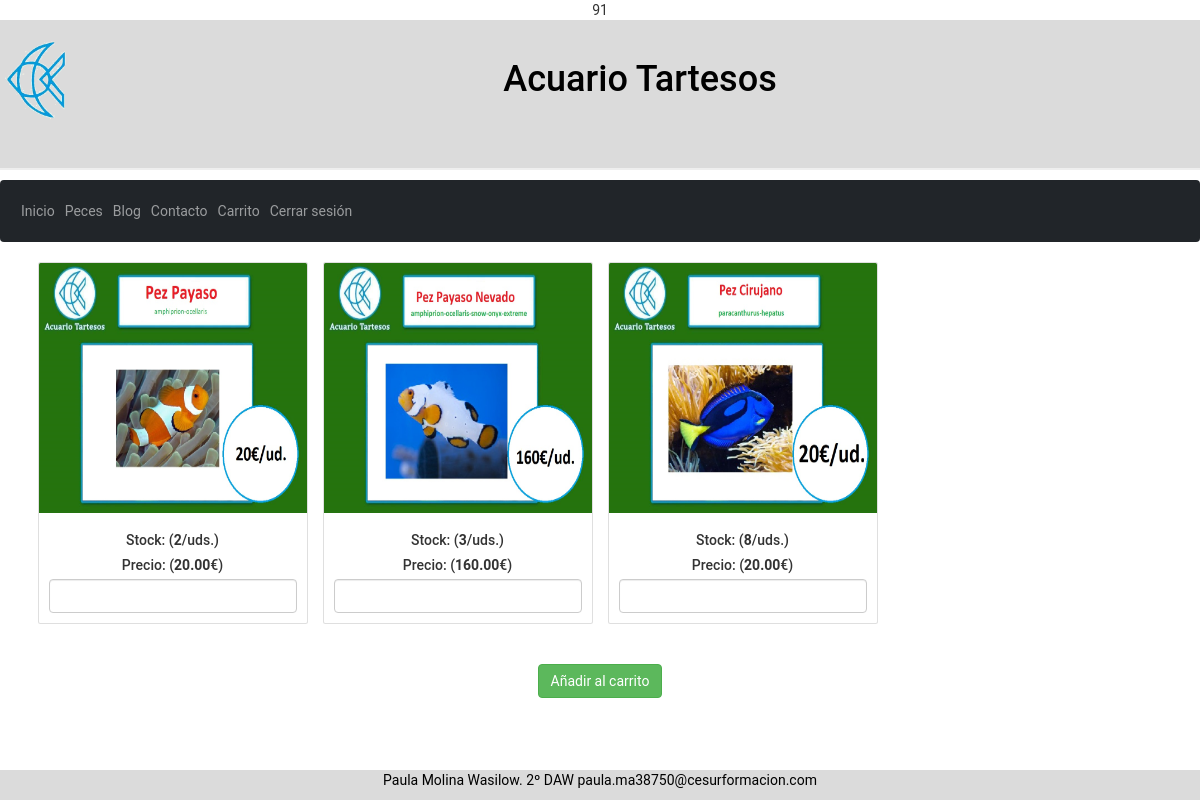
The page /acuariotartesos/peces/pez.php?tipo=3 (signed in) on the database its author committed.
### tables this page shows
CREATE TABLE `peces` (
  `id` int(11) NOT NULL,
  `nombre` varchar(50) NOT NULL,
  `descripcion` varchar(300) NOT NULL,
  `tipo` int(11) NOT NULL,
  `scotck` int(11) NOT NULL,
  `precio` float(6,2) NOT NULL,
  `foto` varchar(20) NOT NULL
);

### acuariotartesos/peces/pez.php (the view, shortened to what this page needs)
<?php
require '../include/database.php';
$records = $conn->prepare('SELECT * FROM peces WHERE tipo = :tipo');
$records->bindParam(':tipo', $_GET['tipo']);
$records->execute();
$results =   $records->fetchAll();
?>
<!DOCTYPE html>
<html lang="es">
<head>
  <?php include '../include/head.php'; ?>
</head>
<body>
  <header>
    <img id="logo" src="../assets/media/logo.png">
    <h1>Acuario Tartesos</h1>
  </header>
  <?php include '../include/header.php'; ?>
  <div class="container">
    <form method="post" action="../carrito.php">
      <div class="row">
        <?php
        for ($i = 0; $i < count($results); $i++) {
          $pez = $results[$i];
        ?>
         <div class="col-3">
            <div class="card"  >
              <img src="<?php echo '../assets/media/peces/' . $pez['foto']; ?> " class="card-img-top" alt="...">
              <div class="card-body">
                <h5 class="card-title   ">Stock: (<b><?php echo $pez['scotck']; ?></b>/uds.)</h5>
                <h5 class="card-title   ">Precio: (<b><?php echo $pez['precio']; ?></b>€)</h5>
                <input  type="number" class="form-control"  name="id-<?php echo $pez['id']; ?>" min="1" max="<?php echo $pez['scotck']; ?>">
              </div>
            </div>
          </div>
        <?php
        }
        ?>
      </div>
      <br>
      <br>
      <button class="btn btn-success" type="submit">Añadir al carrito</button>
      <br>
      <br>
      <br>
    </form>
  </div>
  <?php include '../include/footer.php'; ?>
</body>
</html>

### acuariotartesos/assets/css/estilo.css (style rules this page uses)
@media (max-width: 4000px) { header { padding: 15px; text-align: center; background: #dbdbdb; color: black; font-size: 30px; height: 150px; } }
@media (max-width: 4000px) { #logo { height: 100%; float: left; width: 80px; height: 80px; } }

### acuariotartesos/assets/css/estiloP.css (style rules this page uses)
img { width: 100px; height: 250px; }

### acuariotartesos/assets/css/peces.css (style rules this page uses)
img { width: 100px; height: 250px; }

### acuariotartesos/assets/css/style.css (style rules this page uses)
body { margin: 0; padding: 0; font-family: "Roboto", sans-serif; text-align: center; }
header { border-bottom: 2px solid #eee; padding: 20px 0; margin-bottom: 10px; width: 100%; text-align: center; }

### rows shown on the page
peces: foto (picture), scotck "2", precio "20.00"
peces: foto (picture), scotck "3", precio "160.00"
peces: foto (picture), scotck "8", precio "20.00"

### other values the page prints
isset($_SESSION['user_id']) "1"
